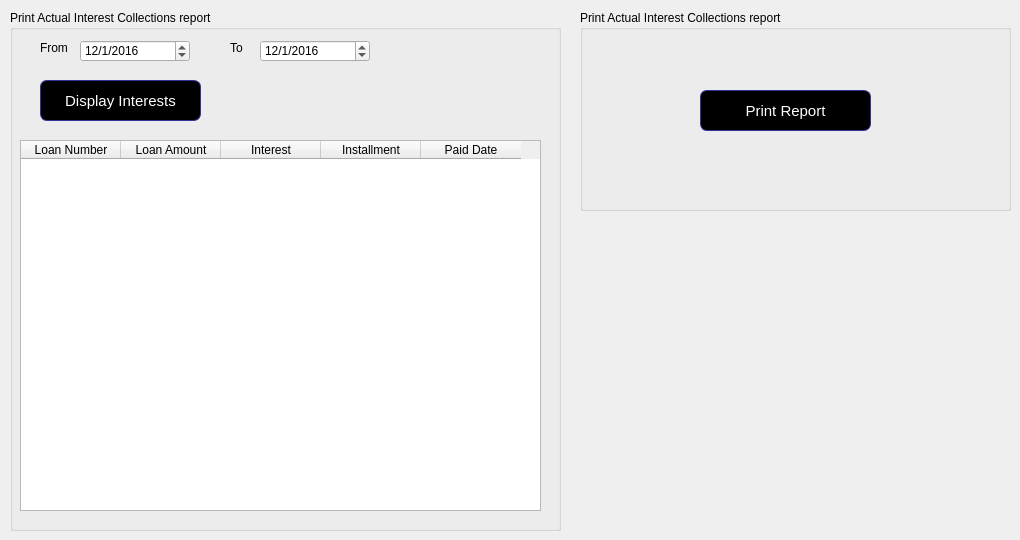
      <widget class="QWidget" name="tab_22">
       <attribute name="title">
        <string>Actual Interest Collections</string>
       </attribute>
       <widget class="QGroupBox" name="groupBox_22">
        <property name="geometry">
         <rect>
          <x>10</x>
          <y>10</y>
          <width>551</width>
          <height>521</height>
         </rect>
        </property>
        <property name="title">
         <string>Print Actual Interest Collections report</string>
        </property>
        <widget class="QDateEdit" name="dateEdit_7">
         <property name="geometry">
          <rect>
           <x>70</x>
           <y>30</y>
           <width>110</width>
           <height>22</height>
          </rect>
         </property>
         <property name="dateTime">
          <datetime>
           <hour>0</hour>
           <minute>0</minute>
           <second>0</second>
           <year>2016</year>
           <month>1</month>
           <day>12</day>
          </datetime>
         </property>
         <property name="displayFormat">
          <string>d/M/yyyy</string>
         </property>
        </widget>
        <widget class="QLabel" name="label_85">
         <property name="geometry">
          <rect>
           <x>30</x>
           <y>30</y>
           <width>41</width>
           <height>16</height>
          </rect>
         </property>
         <property name="text">
          <string>From</string>
         </property>
        </widget>
        <widget class="QLabel" name="label_86">
         <property name="geometry">
          <rect>
           <x>220</x>
           <y>30</y>
           <width>31</width>
           <height>16</height>
          </rect>
         </property>
         <property name="text">
          <string>To</string>
         </property>
        </widget>
        <widget class="QDateEdit" name="dateEdit_8">
         <property name="geometry">
          <rect>
           <x>250</x>
           <y>30</y>
           <width>110</width>
           <height>22</height>
          </rect>
         </property>
         <property name="dateTime">
          <datetime>
           <hour>0</hour>
           <minute>0</minute>
           <second>0</second>
           <year>2016</year>
           <month>1</month>
           <day>12</day>
          </datetime>
         </property>
         <property name="displayFormat">
          <string>d/M/yyyy</string>
         </property>
        </widget>
        <widget class="QPushButton" name="pushButton_19">
         <property name="geometry">
          <rect>
           <x>30</x>
           <y>70</y>
           <width>161</width>
           <height>41</height>
          </rect>
         </property>
         <property name="styleSheet">
          <string notr="true">QPushButton {
color: white;
background-color: QLinearGradient( );
border-width: 1px;
border-color: #339;
border-style: solid;
border-radius: 7;
padding: 3px;
font-size: 15px;
padding-left: 5px;
padding-right: 5px;

}</string>
         </property>
         <property name="text">
          <string>Display Interests</string>
         </property>
        </widget>
        <widget class="QTableWidget" name="tableWidget_7">
         <property name="geometry">
          <rect>
           <x>10</x>
           <y>130</y>
           <width>521</width>
           <height>371</height>
          </rect>
         </property>
         <column>
          <property name="text">
           <string>Loan Number</string>
          </property>
         </column>
         <column>
          <property name="text">
           <string>Loan Amount</string>
          </property>
         </column>
         <column>
          <property name="text">
           <string>Interest</string>
          </property>
         </column>
         <column>
          <property name="text">
           <string>Installment</string>
          </property>
         </column>
         <column>
          <property name="text">
           <string>Paid Date</string>
          </property>
         </column>
        </widget>
       </widget>
       <widget class="QGroupBox" name="groupBox_23">
        <property name="geometry">
         <rect>
          <x>580</x>
          <y>10</y>
          <width>431</width>
          <height>201</height>
         </rect>
        </property>
        <property name="title">
         <string>Print Actual Interest Collections report</string>
        </property>
        <widget class="QPushButton" name="pushButton_20">
         <property name="geometry">
          <rect>
           <x>120</x>
           <y>80</y>
           <width>171</width>
           <height>41</height>
          </rect>
         </property>
         <property name="styleSheet">
          <string notr="true">QPushButton {
color: white;
background-color: QLinearGradient( );
border-width: 1px;
border-color: #339;
border-style: solid;
border-radius: 7;
padding: 3px;
font-size: 15px;
padding-left: 5px;
padding-right: 5px;

}</string>
         </property>
         <property name="text">
          <string>Print Report</string>
         </property>
        </widget>
       </widget>
      </widget>
